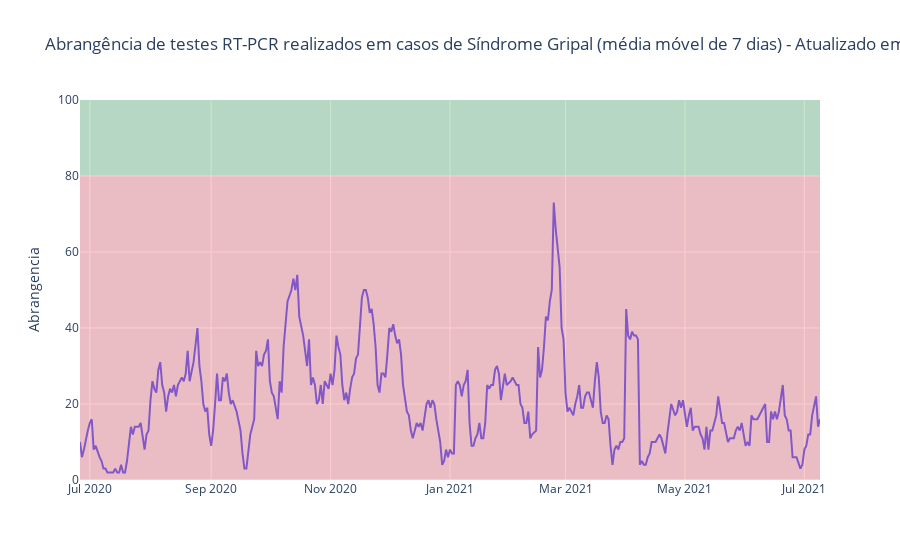

Source (notebook cell):
### Code cell
hoje = today.strftime("%d-%m-%Y")

fig = px.line(abrangencia, x="Data", y="Abrangencia", title=f'Abrangência de testes RT-PCR realizados em casos de Síndrome Gripal (média móvel de 7 dias) - Atualizado em {hoje}', labels=dict(Porcentagem="Porcentagem",Data="" ))

fig.add_hrect(y0=80, y1=100, line_width=0, fillcolor="green", opacity=0.2)
fig.add_hrect(y0=0, y1=80, line_width=0, fillcolor="red", opacity=0.2)



fig.update_yaxes(range=[0,100], fixedrange= True) # linear range
fig.update_xaxes(fixedrange= True)

fig.show()
fig.write_html("indicador-2.html")


py.sign_in(usuario, senha)
plot_url = py.plot(fig)

### Figure 1 — Plotly figure (JSON) as saved in the notebook; plotly's stock layout.template omitted (floating-point values rounded to 4 significant figures; data arrays with more than 128 entries replaced by an {"elided": "..."} marker saying what was removed)
{"data": [{"hovertemplate": "=%{x}<br>Abrangencia=%{y}<extra></extra>", "legendgroup": "", "line": {"color": "#636efa", "dash": "solid"}, "mode": "lines", "name": "", "orientation": "v", "showlegend": false, "type": "scatter", "x": {"elided": "365 str values"}, "xaxis": "x", "y": {"elided": "365 int values"}, "yaxis": "y"}], "layout": {"legend": {"tracegroupgap": 0}, "shapes": [{"fillcolor": "green", "line": {"width": 0}, "opacity": 0.2, "type": "rect", "x0": 0, "x1": 1, "xref": "x domain", "y0": 80, "y1": 100, "yref": "y"}, {"fillcolor": "red", "line": {"width": 0}, "opacity": 0.2, "type": "rect", "x0": 0, "x1": 1, "xref": "x domain", "y0": 0, "y1": 80, "yref": "y"}], "title": {"text": "Abrangência de testes RT-PCR realizados em casos de Síndrome Gripal (média móvel de 7 dias) - Atualizado em 09-07-2021"}, "xaxis": {"anchor": "y", "domain": [0, 1], "fixedrange": true, "title": {"text": ""}}, "yaxis": {"anchor": "x", "domain": [0, 1], "fixedrange": true, "range": [0, 100], "title": {"text": "Abrangencia"}}}}
